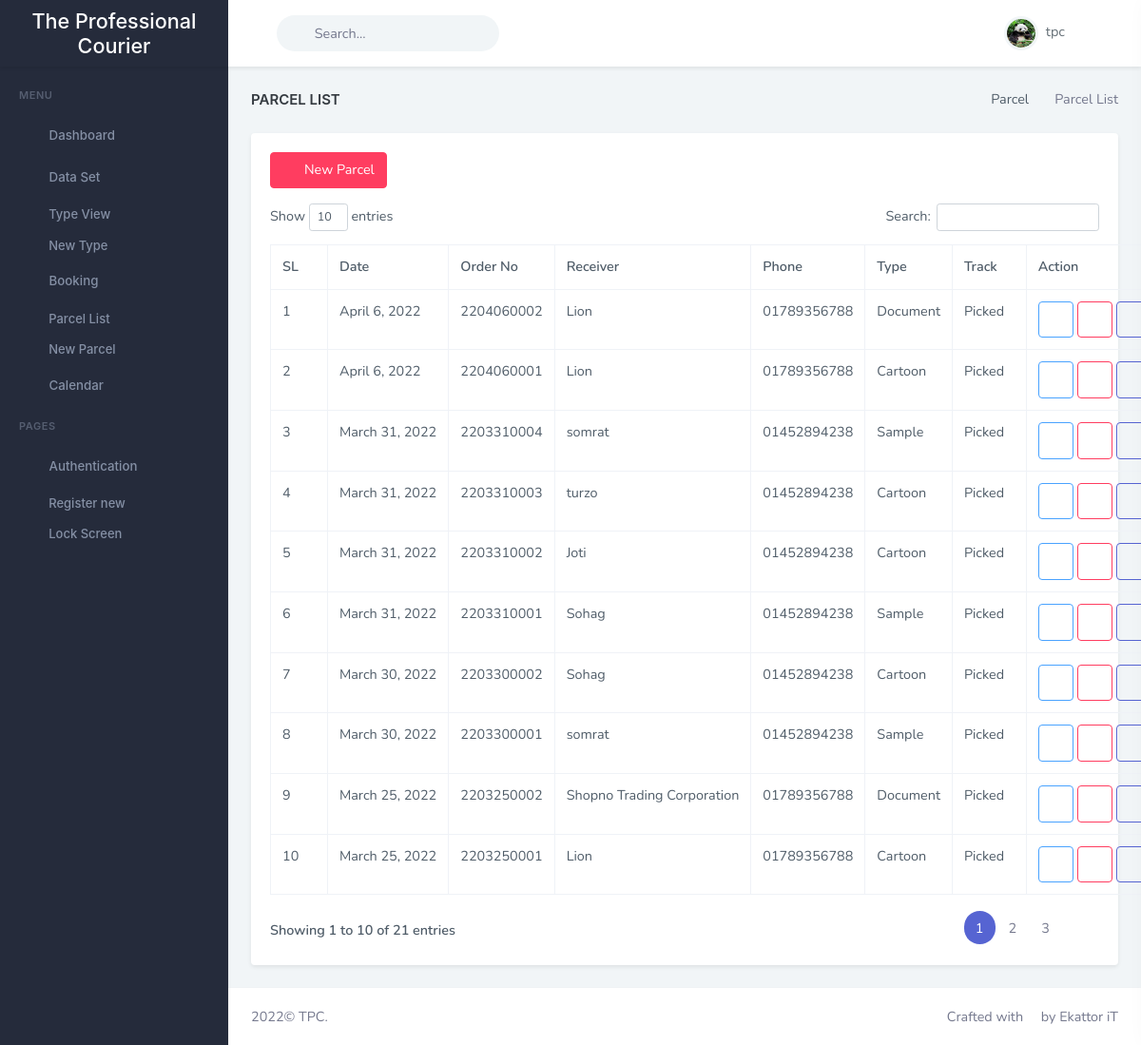
/data-set/parcel-list (signed in), run on an earlier commit of the app's database.
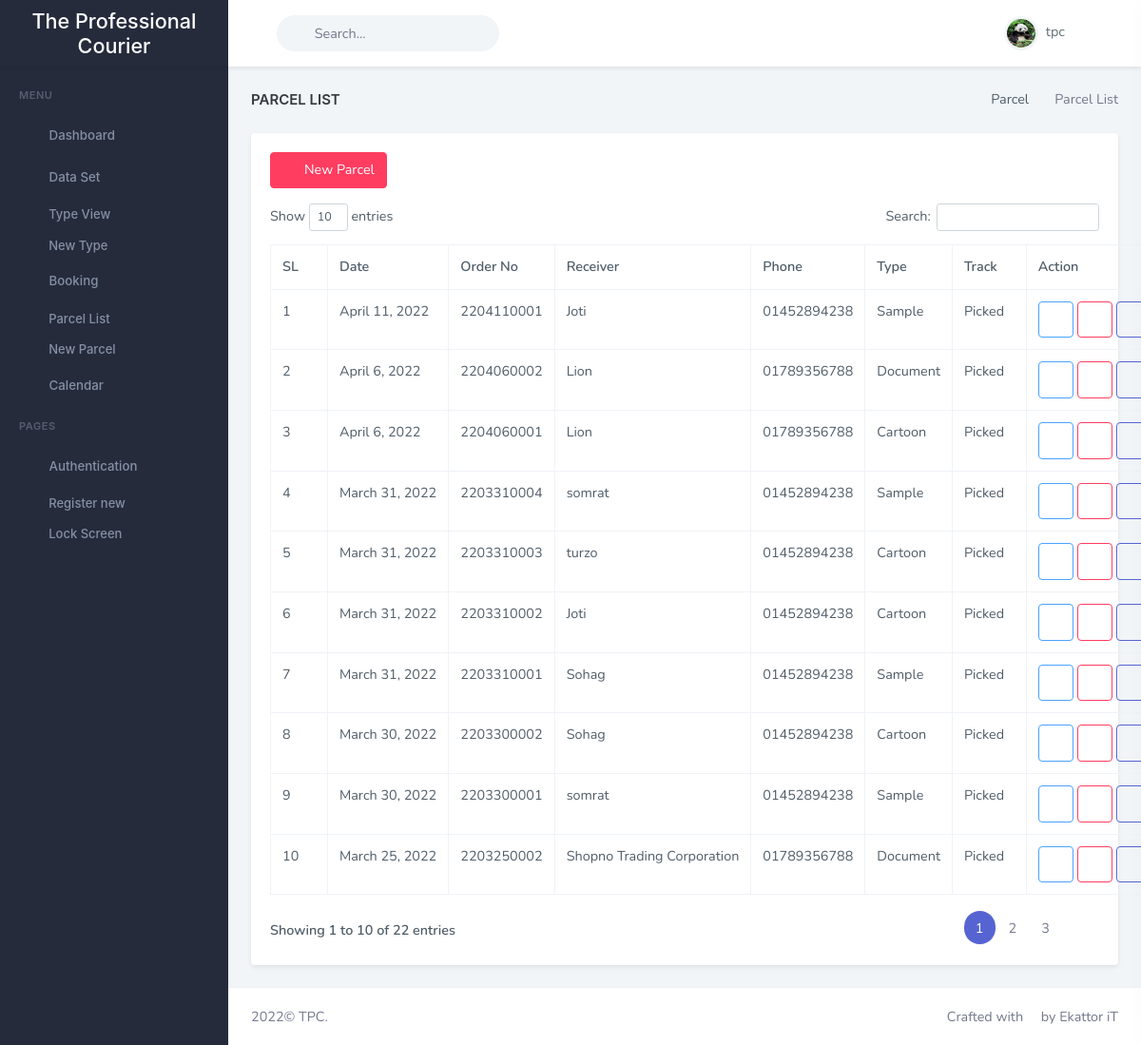
And on a later commit of the database.
### data_set/models.py (models this page shows, shortened)
class Parcel(models.Model):
    STATUS_CHOICES = (
        ('1', 'Picked'),
        ('2', 'In Transit'),
        ('3', 'Shipped'),
        ('4', 'Out For Delivery'),
        ('5', 'Delivered'),
    )
    name = models.CharField(max_length=100)
    company = models.CharField(max_length=100, null=True, blank=True)
    division = models.ForeignKey(Division, on_delete=models.SET_NULL, null=True, related_name='div1')  # division
    district = models.ForeignKey(District, on_delete=models.SET_NULL, null=True, related_name='dis1')  # district
    sub = models.ForeignKey(Sub, on_delete=models.SET_NULL, null=True, related_name='sub1')  # sub-district
    s_village = models.CharField(max_length=100)
    s_phone = models.CharField(max_length=100)
    nid = models.CharField(max_length=100, null=True, blank=True)
    reference = models.CharField(max_length=100, null=True, blank=True)
    receiver = models.CharField(max_length=100)
    r_company = models.CharField(max_length=100, null=True, blank=True)
    div = models.ForeignKey(Division, on_delete=models.SET_NULL, null=True, related_name='div2')  # division
    dis = models.ForeignKey(District, on_delete=models.SET_NULL, null=True, related_name='dis2')  # district
    tha = models.ForeignKey(Sub, on_delete=models.SET_NULL, null=True, related_name='sub2')  # sub-district
    r_village = models.CharField(max_length=100)
    r_phone = models.CharField(max_length=100)
    type = models.ForeignKey(Type, on_delete=models.SET_NULL, null=True)
    description = models.CharField(max_length=200, null=True, blank=True)
    date = models.DateField(default=timezone.now)
    order_no = models.CharField(max_length=200, primary_key=True, default=order_no_generate)
    barcode = models.ImageField(upload_to='barcode', blank=True, null=True)
    price = models.DecimalField(max_digits=20, decimal_places=2,)
    quantity = models.IntegerField(null=True, blank=True, default=1)
    total = models.DecimalField(max_digits=20, decimal_places=2, null=True, blank=True)
    cod_amount = models.DecimalField(max_digits=20, decimal_places=2, null=True, blank=True)
    payable = models.DecimalField(max_digits=20, decimal_places=2, null=True, blank=True)
    tracking = models.CharField(max_length=20, choices=STATUS_CHOICES, default=1)
    status = models.CharField(max_length=20, default="Open")
    author = models.ForeignKey(User, on_delete=models.CASCADE, null=True, blank=True)

class Type(models.Model):
    name = models.CharField(max_length=100)
    def __str__(self):
        return self.name

### data_set/views.py (the view)
# urls.py: path('parcel-list', views.ParcelListView.as_view(), name="parcel-list"),  # parcel list
class ParcelListView(LoginRequiredMixin, ListView, ):
    model = Parcel  # Model I want to Covert to List
    template_name = 'parcel/parcel-list.html'  # Template Name
    context_object_name = 'parcel'  # Change default name of objectList
    ordering = ['-date', '-order_no']  # Ordering post LIFO
    def get_context_data(self, **kwargs):
        context = super().get_context_data(**kwargs)
        context["title"] = "Parcel List"
        context["pageview"] = "Parcel"
        return context

### templates/parcel/parcel-list.html (shortened to what the changed rows need)
{% extends 'partials/base.html' %}
{% load static %}
{% block extra_css %}
        <link href="{% static 'libs/datatables.net-bs4/css/dataTables.bootstrap4.min.css' %}" rel="stylesheet" type="text/css" />
        <link href="{% static 'libs/datatables.net-buttons-bs4/css/buttons.bootstrap4.min.css' %}" rel="stylesheet" type="text/css" />
        <link href="{% static 'libs/datatables.net-select-bs4/css//select.bootstrap4.min.css' %}" rel="stylesheet" type="text/css" />
        <link href="{% static 'libs/datatables.net-responsive-bs4/css/responsive.bootstrap4.min.css' %}" rel="stylesheet" type="text/css" />
{% endblock extra_css %}
{% block content %}
                        <div class="row">
                            <div class="col-12">
                                <div class="card">
                                    <div class="card-body">
                                        <div class="">
                                            <a href="{% url 'new-parcel' %}" class="btn btn-danger mb-3"><i class="mdi mdi-plus me-2"></i> New Parcel</a>
                                        </div>
                                        <table id="datatable" class="table table-bordered dt-responsive nowrap" style="border-collapse: collapse; border-spacing: 0; width: 100%;">
                                            <thead>
                                            <tr>
                                                <th>SL</th>
                                                <th>Date</th>
                                                <th>Order No</th>
                                                <th>Receiver</th>
                                                <th>Phone</th>
                                                <th>Type</th>
                                                <th>Track</th>
                                                <th>Action</th>
                                            </tr>
                                            </thead>
                                            <tbody>
                                            {% for item in parcel %}
                                            <tr>
                                                <td>{{ forloop.counter}}</td>
                                                <td>{{ item.date }}</td>
                                                <td>{{ item.order_no }}</td>
                                                <td>{{ item.receiver }}</td>
                                                <td>{{ item.r_phone }}</td>
                                                <td>{{ item.type }}</td>
                                                <td>{{ item.get_tracking_display }}</td>
                                                <td style="">
                                                            <a href="{% url 'edit-parcel' item.order_no %}">
                                                                <button class="btn btn-outline-info" title="Edit">
                                                                    <i class="fas fa-pencil-alt"></i>
                                                                </button>
                                                            </a>
                                                                <button class="btn btn-outline-danger" title="Delete" data-bs-toggle="modal" data-bs-target="#composemodal{{item.order_no}}">
                                                                    <i class="mdi mdi-trash-can"></i>
                                                                </button>
                                                            <a href="{% url 'track-parcel' item.order_no %}">
                                                                <button class="btn btn-outline-primary" title="Track Parcel">
                                                                    <i class="fas fa-truck-moving"></i>
                                                                </button>
                                                            </a>
                                                        </td>
                                            </tr>
                                            {% endfor %}
                                            </tbody>
                                        </table>
                                    </div>
                                </div>
                            </div>
                        </div>
{% endblock content %}

What changed in the data, as far as the page shows it:
no longer on this page (row unchanged): Parcel: date "March 25, 2022", order_no "2203250001", receiver "Lion", r_phone "01789356788", type "Cartoon", tracking "Picked"
added Parcel: date "April 11, 2022", order_no "2204110001", receiver "Joti", r_phone "01452894238", type "Sample", tracking "Picked"
Also different on the page:
text written by a page script: "Show entries Search: Showing 1 to 10 of 21 entries 1 2 3" → "Show entries Search: Showing 1 to 10 of 22 entries 1 2 3"
